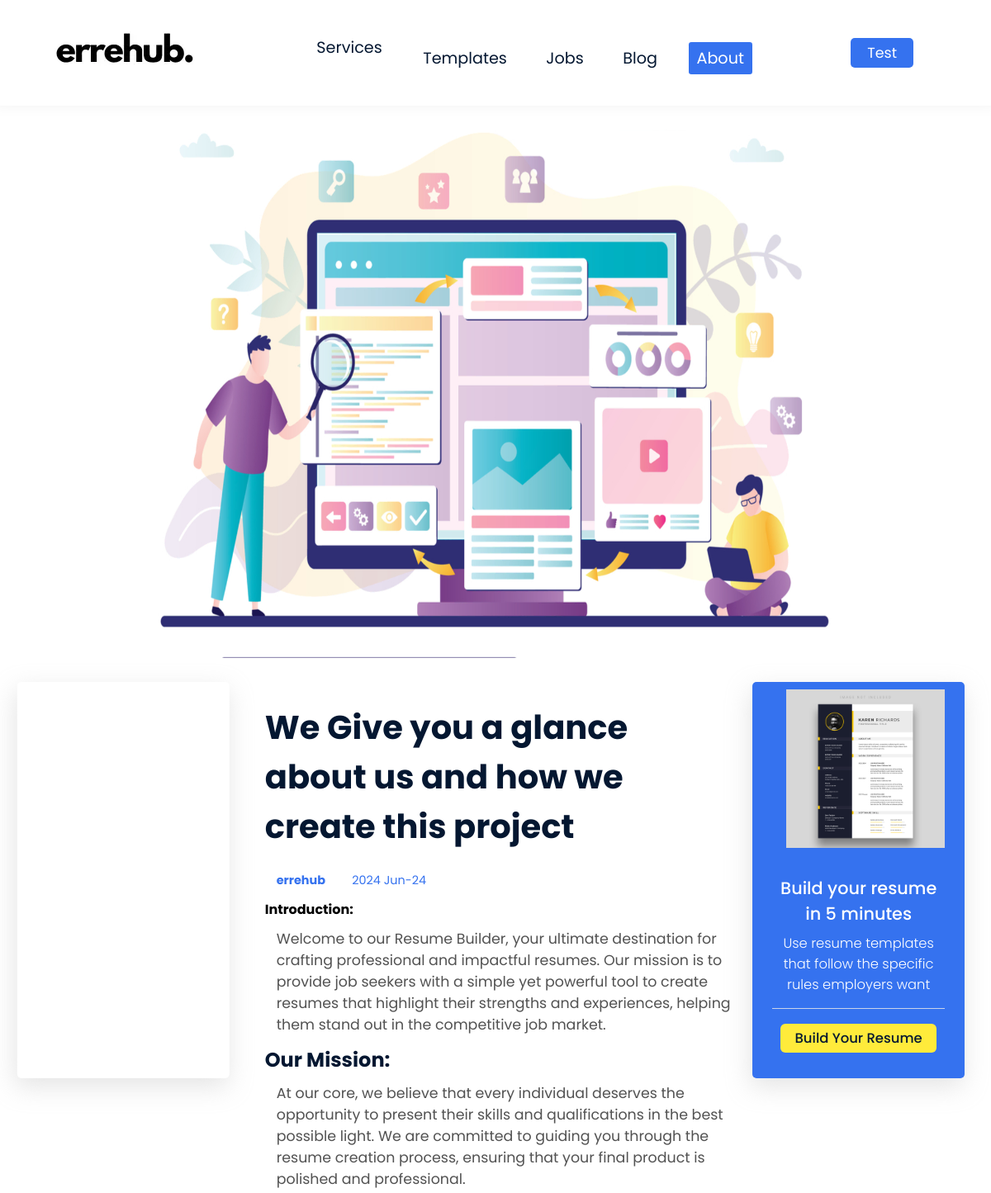
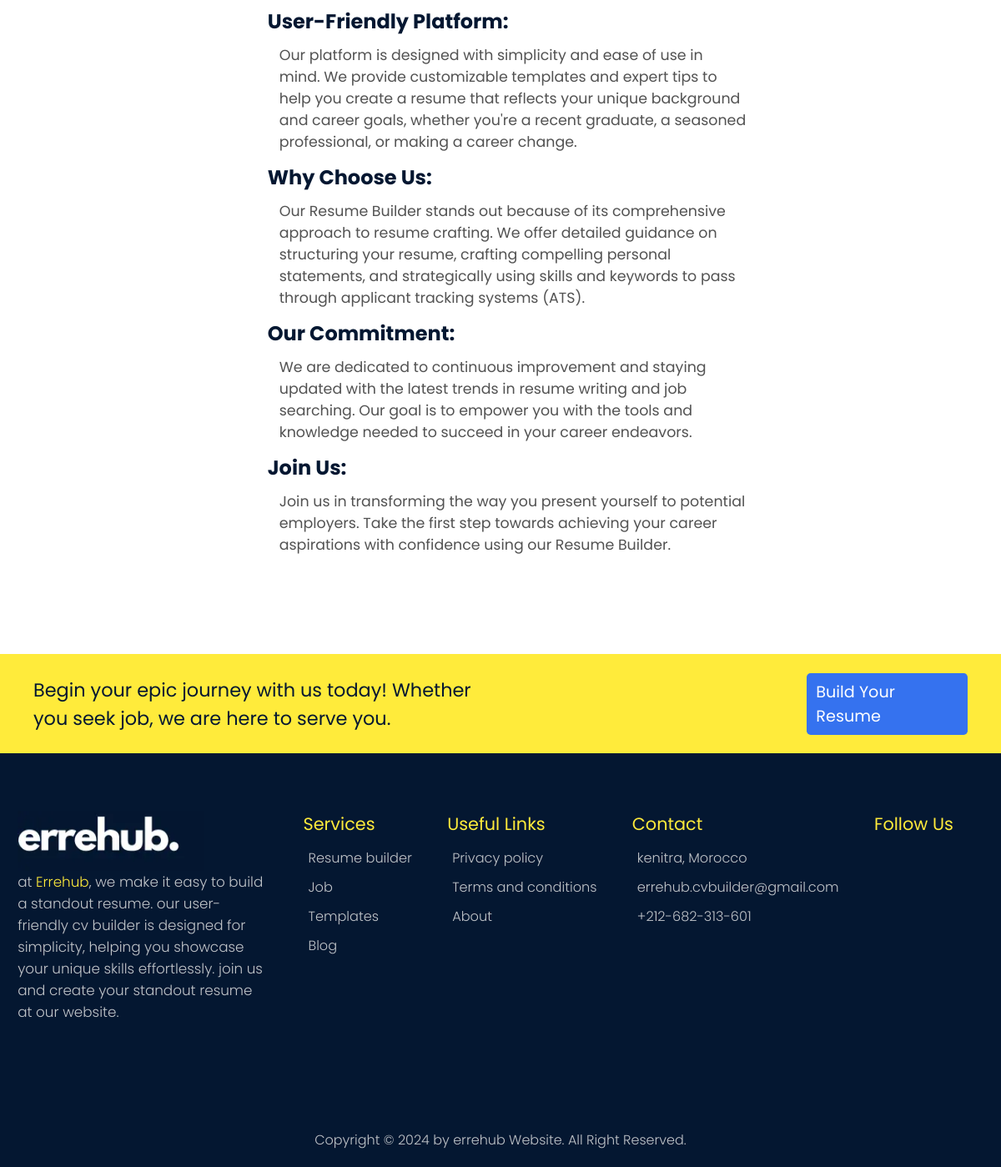
/blog/topic.php?id=2&title=about-us&image=../assets/image/about-us.webp (signed in), run on the app's committed database (2 pictures, top to bottom).
### tables this page shows
CREATE TABLE `blogs` (
  `blog_id` int(2) NOT NULL,
  `title_content` varchar(225) NOT NULL,
  `blog_content` text NOT NULL
);

### blog/topic.php (the view, shortened to what this page needs)
<?php
include("../config/config.php");
$title = "";
$topic = "";
if (isset($_GET["id"])) {
    $url_value = $_GET["id"];
    $query = "SELECT title_content FROM blogs WHERE blog_id = $url_value";
    $stmt = $serverConnection->prepare($query);
    $stmt->execute();
    if ($stmt->rowCount() > 0) {
        $result = $stmt->fetch(PDO::FETCH_ASSOC);
        $title =  $result['title_content'];
    } else {
        echo "No blog found";
    }
}
if (isset($_GET["id"])) {
    $url_value = $_GET["id"];
    $query = "SELECT blog_content FROM blogs WHERE blog_id = $url_value";
    $stmt = $serverConnection->prepare($query);
    $stmt->execute();
    if ($stmt->rowCount() > 0) {
        $result = $stmt->fetch(PDO::FETCH_ASSOC);
        $topic =  $result['blog_content'];
    } else {
        echo "No blog found";
    }
}
?>
<!DOCTYPE html>
<html lang="en">
<head>
    <link rel="stylesheet" href="../assets/styles/blog.css">
    <link rel="stylesheet" href="../assets/styles/style.css">
</head>
<body>
    <header>
        <div class="nav">
            <div class="logo">
                <a href="../index.php"><img src="../assets/image/errehub-wight.webp" alt="errehub logo"></a>
            </div>
            <nav>
                <ul>
                    <li class="parent">services
                    </li>
                    <li><a href="../template/template.php">templates</a></li>
                    <li><a href="../job/job.php">jobs</a></li>
                    <li><a href="blog.php">blog</a></li>
                    <li id="selected"><a class="selected" href="topic.php?id=2&title=about-us&image=../assets/image/about-us.webp">about</a></li>
                </ul>
            </nav>
            <div class="getBtn">
                <?php if (isset($_SESSION["User-Name"])) : ?>
                    <span class="regBtn"><?php echo htmlspecialchars($_SESSION["User-Name"]); ?></span>
                    <a class="regBtn" id="logout" href="../logout/logout.php">
                    </a>
                <?php else : ?>
                    <a class="regBtn login" href="../login/login.php">Log in</a>
                    <a class="regBtn sign" href="../signup/sign-up.php">Sign in</a>
                <?php endif; ?>
            </div>
        </div>
    </header>
    <div class="header">
        <div class="head">
            <div class="headImg">
                <img src="" class="imgtopic" alt="image topic">
            </div>
        </div>
        <div class="m43reR">
            <div class="sideLeft">
            </div>
            <div class="middleTopic">
                <div class="topicTitle">
                    <h2><?php echo $title ?></h2>
                    <div class="dateShare">
                        <p><strong>errehub</strong></p>
                        <p>2024 Jun-24</p>
                    </div>
                </div>
                <?php echo $topic ?>
            </div>
            <div class="sideRight">
                <div class="boxAd">
                    <h3>Build your resume in 5 minutes</h3>
                    <p>Use resume templates that follow the specific rules employers want</p>
                    <section>
                        <a href="../template/template.php">Build your resume</a>
                    </section>
                </div>
            </div>
        </div>
    </div>
    <footer>
        <div class="footHead">
            <div class="footLeft">
                <h2>Begin your epic journey with us today! Whether you seek job, we are here to serve you.</h2>
            </div>
            <div class="footRight">
                <div class="footBtn">
                    <a class="getStarted footBtn" href="../editor/editor.php">build your resume</a>
                </div>
            </div>
        </div>
        <div class="mainFooter">
            <div class="footCol about">
                <a href="../index.php"><img src="../assets/image/errehub-dark.webp" alt="logo of the website Errehub"></a>
                <p>At <a class="footInd" href="../index.php">errehub</a>, we make it easy to build a standout resume. Our user-friendly CV builder is designed for simplicity, helping you showcase your unique skills effortlessly. Join us and create your standout resume at our website.</p>
            </div>
            <div class="footCol services">
                <h3>services</h3>
                <ul>
                    <li><a href="../editor/editor.php"><ion-icon name="chevron-forward-outline"></ion-icon> Resume builder</a></li>
                    <li><a href="../job/job.php"><ion-icon name="chevron-forward-outline"></ion-icon> Job</a></li>
                    <li><a href="../template/template.php"><ion-icon name="chevron-forward-outline"></ion-icon> Templates</a></li>
                    <li><a href="blog.php"><ion-icon name="chevron-forward-outline"></ion-icon> Blog</a></li>
                </ul>
            </div>
            <div class="footCol link">
                <h3>useful links</h3>
                <ul>
                    <li><a href=""><ion-icon name="chevron-forward-outline"></ion-icon> Privacy policy</a></li>
                    <li><a href=""><ion-icon name="chevron-forward-outline"></ion-icon> Terms and conditions</a></li>
                    <li><a href="../blog/topic.php?id=2&title=about-us&image=../assets/image/about-us.webp"><ion-icon name="chevron-forward-outline"></ion-icon> About</a></li>
                </ul>
            </div>
            <div class="footCol address">
                <h3>contact</h3>
                <ul>
                    <li><a href=""><ion-icon name="location-outline"></ion-icon>kenitra, Morocco</a></li>
                    <li><a href=""><ion-icon name="mail-outline"></ion-icon>errehub.cvbuilder@gmail.com</a></li>
                    <li><a href=""><ion-icon name="call-outline"></ion-icon>+212-682-313-601</a></li>
                </ul>
            </div>
            <div class="footCol follow">
                <h3>follow us</h3>
            </div>
        </div>
        <div class="resirved">
            <h3>Copyright © 2024 by errehub Website. All Right Reserved.</h3>
        </div>
    </footer>
</body>
</html>

### assets/styles/blog.css (style rules this page uses)
.head .headImg { width: 80%; padding: 10px; margin: 1.2rem auto; }
.head .headImg img { width: 100%; height: 40rem; }
.middleTopic { width: 70%; margin: 10px auto; padding-left: 4rem; }
.middleTopic .topicTitle h2 { margin: 15px 0; font-size: 2.5rem; text-wrap: balance; color: var(--main-title-c); }
.middleTopic .topicTitle .dateShare p { font-size: 0.9rem; color: var(--first-main-color); display: inline-block; width: fit-content; margin-right: 14px; }
.middleTopic h3.subTitle { font-size: 1.5rem; color: var(--main-title-c); }
.middleTopic p { color: var(--slogan-color); font-size: 1.09rem; margin: 10px 0 12px 14px; width: 90%; }
.m43reR { display: flex; }
.sideLeft, .sideRight { background-color: var(--weight); width: 20rem; border-radius: 5px; height: 30rem; position: sticky; top: 2rem; box-shadow: -2px 10px 30px 0px #c2c2c270; }
.sideLeft { left: 1.3rem; }
.sideRight { right: 2rem; background-color: var(--first-main-color); background-image: url(../image/resume.jpg); background-size: 12rem; background-repeat: no-repeat; background-position: 63% 3%; text-align: center; }
.sideRight .boxAd { margin-top: 14rem; color: var(--weight); padding: 10px 0.5rem; text-wrap: balance; }
.sideRight .boxAd h3 { font-weight: 500; font-size: 1.3rem; }
.sideRight .boxAd p { font-weight: 300; font-size: 1.02rem; padding: 8px 0; }
.sideRight .boxAd section { border-top: 1px solid var(--footer-color); margin: 0.5rem 1rem; }
.sideRight .boxAd section a { padding: 0.3rem 1.1rem; font-size: 1.03rem; color: var(--main-title-c); font-weight: 500; text-transform: capitalize; border-radius: 6px; background-color: var(--footer-title-c); margin-top: 1.1rem; cursor: pointer; display: inline-block; }

### data on the page
blogs: title_content "We Give you a glance about us and how we create this project", blog_content "Introduction: Welcome to our Resume Builder, your ultimate destination for crafting professional and impactful resumes. Our mission is to provide job seekers with a simple yet powerful tool to create resumes that highlight their strengths and experiences, helping them stand out in the competitive job market. Our Mission: At our core, we believe that every individual deserves the opportunity to present their skills and qualifications in the best possible light. We are committed to guiding you through the resume creation process, ensuring that your final product is polished and professional. User-Friendly Platform: Our platform is designed with simplicity and ease of use in mind. We provide…"

### other printed values
$_SESSION["User-Name"] "Test"
